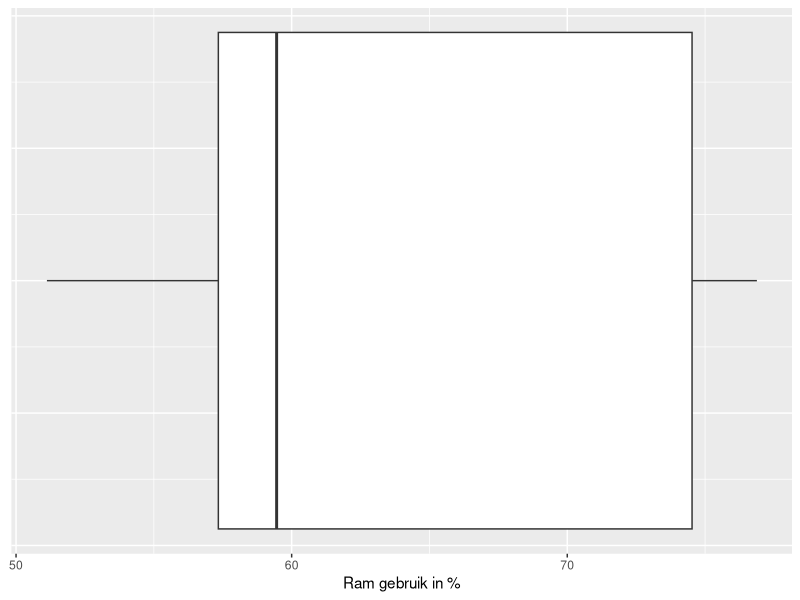

The R script that drew this image:
library(readr)
library(ggplot2)
TestRam <- read_table2("SC2_RAMGebruikDag12.csv", skip = 1)

names(TestRam)[names(TestRam) == "%memused"] <- "RAM"
ram <- TestRam[4]

RAMBoxPlot <- ggplot(ram,aes(x=RAM)) + geom_boxplot()

RAMBoxPlot <- RAMBoxPlot + theme(axis.text.y = element_blank(), axis.ticks.y = element_blank())

RAMBoxPlot <- RAMBoxPlot + labs(x = "Ram gebruik in %")

RAMBoxPlot